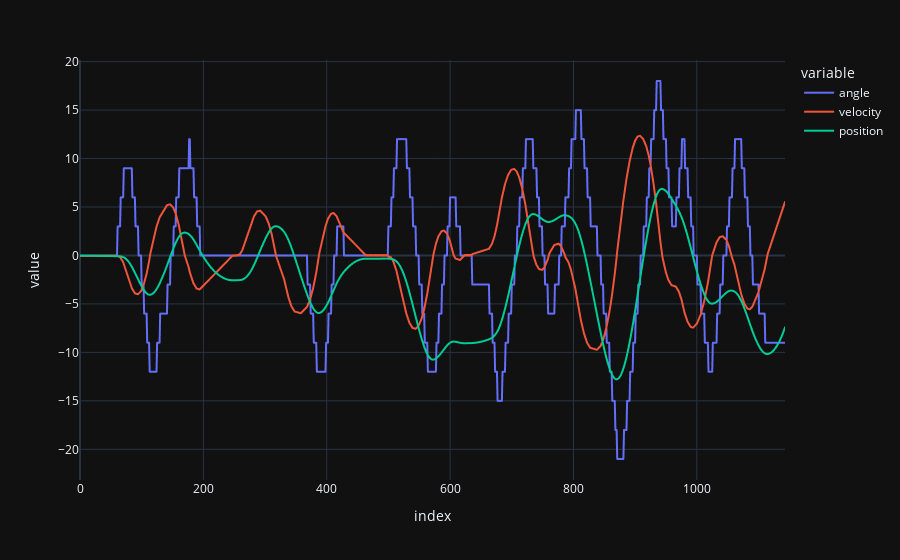

Notebook code cell kept with this figure:
### Code cell
fig = px.line(df[:-10])
fig.show()

### Figure 1 — Plotly figure (JSON) as saved in the notebook; plotly's stock layout.template omitted (floating-point values rounded to 4 significant figures; data arrays with more than 128 entries replaced by an {"elided": "..."} marker saying what was removed)
{"data": [{"hovertemplate": "variable=angle<br>index=%{x}<br>value=%{y}<extra></extra>", "legendgroup": "angle", "line": {"color": "#636efa", "dash": "solid"}, "marker": {"symbol": "circle"}, "mode": "lines", "name": "angle", "showlegend": true, "x": {"elided": "1144 int values"}, "xaxis": "x", "y": {"elided": "1144 float values"}, "yaxis": "y", "type": "scattergl"}, {"hovertemplate": "variable=velocity<br>index=%{x}<br>value=%{y}<extra></extra>", "legendgroup": "velocity", "line": {"color": "#EF553B", "dash": "solid"}, "marker": {"symbol": "circle"}, "mode": "lines", "name": "velocity", "showlegend": true, "x": {"elided": "1144 int values"}, "xaxis": "x", "y": {"elided": "1144 float values"}, "yaxis": "y", "type": "scattergl"}, {"hovertemplate": "variable=position<br>index=%{x}<br>value=%{y}<extra></extra>", "legendgroup": "position", "line": {"color": "#00cc96", "dash": "solid"}, "marker": {"symbol": "circle"}, "mode": "lines", "name": "position", "showlegend": true, "x": {"elided": "1144 int values"}, "xaxis": "x", "y": {"elided": "1144 float values"}, "yaxis": "y", "type": "scattergl"}], "layout": {"xaxis": {"anchor": "y", "domain": [0.0, 1.0], "title": {"text": "index"}}, "yaxis": {"anchor": "x", "domain": [0.0, 1.0], "title": {"text": "value"}}, "legend": {"title": {"text": "variable"}, "tracegroupgap": 0}, "margin": {"t": 60}}}
